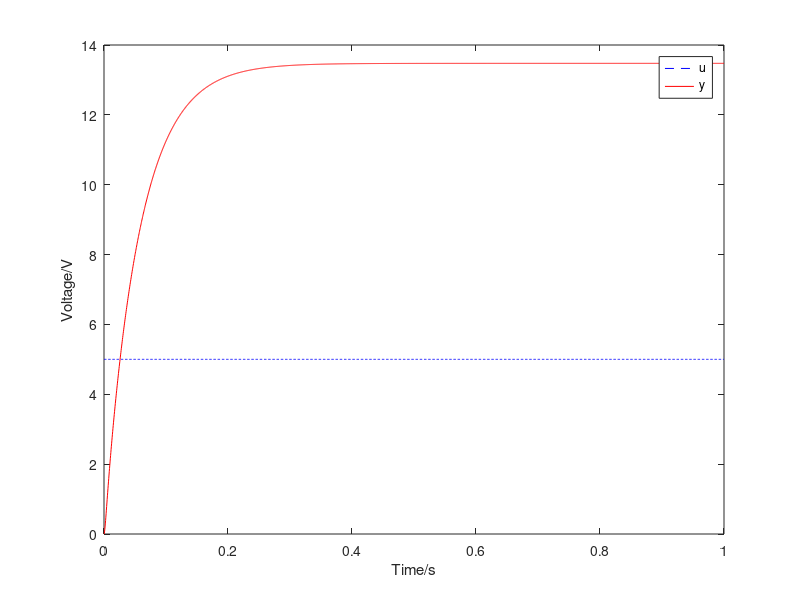

Source code (MATLAB):
pkg load control;

clear;

G=tf([3.6825e-2 4.91], [8.78e-7 8.02e-4 0.1152 1.82194]);
stepsize=5;

[y_unit t]=step(G,1);
y=y_unit*stepsize;
u=ones(length(t),1)*stepsize;

figure
plot(t,u,'b--',t,y,'r-')
legend('u','y');
xlabel('Time/s');
ylabel('Voltage/V');
